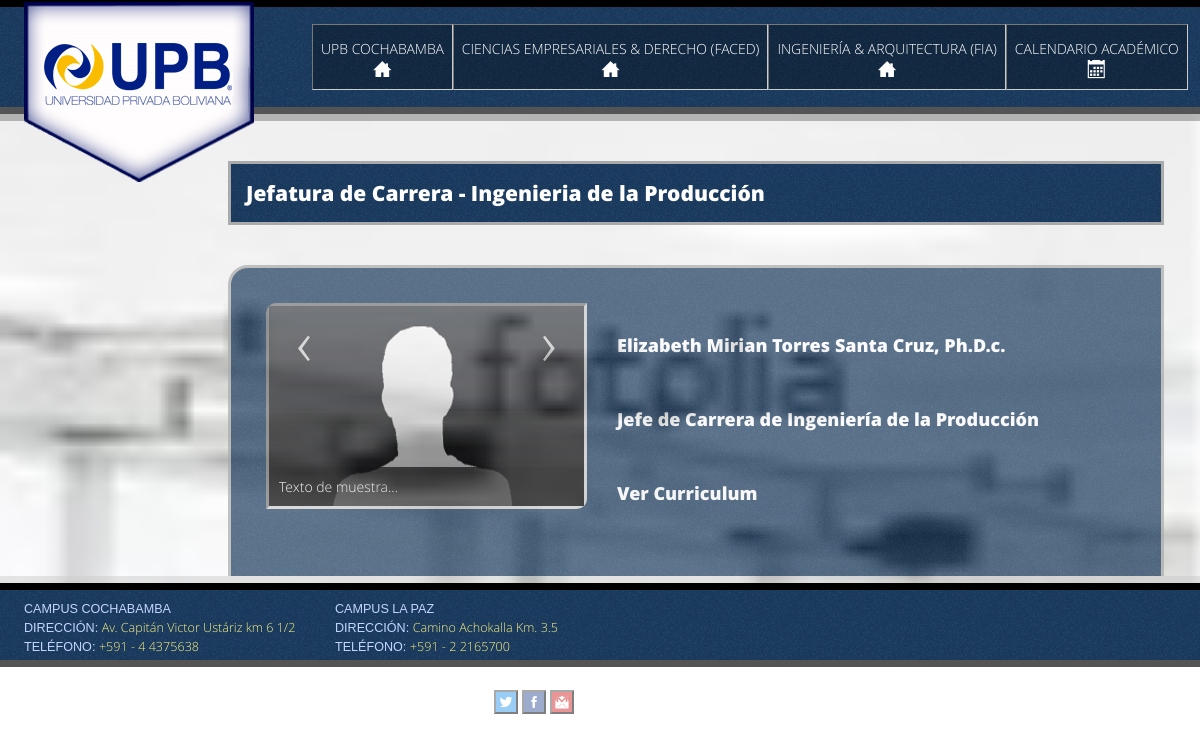
/carreras/C2.html, run on the app's committed database.
### tables this page shows
CREATE TABLE IF NOT EXISTS `upb_carrera` (
  `idupb_carrera` int(11) NOT NULL AUTO_INCREMENT,
  `idupb_plantel` int(11) NOT NULL,
  `carrera` text NOT NULL,
  `porque` text NOT NULL,
  `perfil` text NOT NULL,
  `areas` text NOT NULL,
  `director` varchar(200) NOT NULL,
  `cargo` varchar(200) NOT NULL,
  PRIMARY KEY (`idupb_carrera`)
);

### carrera.php (the view, shortened to what this page needs)
<?php
    require_once('conexion/conexion.php');
    $id=$_GET['ask'];
    $sql="SELECT * FROM upb_carrera WHERE idupb_carrera='$id'";
    $res=mysql_query($sql, $con);
?>
<!DOCTYPE html>
 <html class="no-js">
    <head>
        <link type="text/css" href="../css/jquery.jscrollpane.css" rel="stylesheet" media="all" />
        <link rel="stylesheet" type="text/css" href="../css/fonts.css">
        <?php switch ($id) {
            case '2':
                echo "<link rel='stylesheet' type='text/css' href='../css/style_3.css'>";
                break;
        }
        ?>
    </head>
    <body>
        <div id="contenedor">
            <header>
             	<a href="../index.php"><div id="logo"></div></a>
            	<ul class="nav">
                	<li><a href="../cbba.php">UPB Cochabamba<i class="icon-home"></i></a></li>
                    <li><a href="#se">Ciencias Empresariales & Derecho (FACED)<i class="icon-home"></i></a>
                    </li>
                    <li><a href="#se">Ingenier&iacute;a & Arquitectura (FIA)<i class="icon-home"></i></a>
                    </li>
                    <li><a href="">Calendario Acad&eacute;mico<i class="icon-calendar"></i></a></li>
                </ul>
            </header>
            <div id="cuerpo2">
                <?php while ($reg=mysql_fetch_array($res)) { ?>
                <div id="title">Jefatura de Carrera - <?php echo utf8_encode($reg['carrera']); ?></div>
                <div id="box">
                    <div class="carousel" data-role="carousel">
                        <div class="slides">
                            <div class="slide image" id="slide1">
                                <img src="../images/nn1.jpg"/>
                                <div class="description">
                                    Texto de muestra...
                                </div>
                            </div>
                        </div>
                        <span class="control left">‹</span>
                        <span class="control right">›</span>
                    </div>
                    <p>
                        <h2><?php echo utf8_encode($reg['director']); ?></h2>
                    </p>
                    <p>
                        <h2><?php echo utf8_encode($reg['cargo']); ?></h2>
                    </p>
                    <p>
                        <h2><a style="color: white; font-size: 18px; font-weight: 800; " href="../curriculum.php?ask=<?php echo $reg['idupb_plantel']; ?>" class="fancybox fancybox.ajax">Ver Curriculum</a></h2>
                        <br><br>
                    </p>
                </div>
                <?php } ?>
            </div>
        </div>
		<footer>
          <ul id="dirC">
            <li><span id="dir">Campus Cochabamba</span></li>
            <li><span id="dir">Direcci&oacute;n: </span><span id="nomD">Av. Capit&aacute;n Victor Ust&aacute;riz km 6 1/2</span></li>
            <li><span id="dir">Tel&eacute;fono: </span><span id="nomD">+591 - 4 4375638</span></li>
          </ul>
          <ul id="dirL">
              <li><span id="dir">Campus La Paz</span></li>
              <li><span id="dir">Direcci&oacute;n: </span><span id="nomD">Camino Achokalla Km. 3.5</span></li>
              <li><span id="dir">Tel&eacute;fono: </span><span id="nomD">+591 - 2 2165700 </span></li>
          </ul>
          <div id="soc">
            <ul id="social">
              <a href=""><img src="../images/t.png" width="20" height="20"></a>
              <a href=""><img src="../images/f.png" width="20" height="20"></a>
              <a href=""><img src="../images/g.png" width="20" height="20"></a>
            </ul>
          </div>
        </footer>
    </body>
</html>

### css/style_3.css (style rules this page uses)
* { padding:0; margin:0; font-family: "Open Sans"; font-weight: 300; font-size:14px; }
h2 { font-size:18px; padding-top:20px; padding-left:70px; font-weight:800; }
body, html { height: 100%; width: 100%; margin: 0; padding: 0; }
header { background-image:url(../images/blue.png); height:100px; width:100%; border-bottom:7px rgba(0,0,0,1) inset; border-top:7px rgba(0,0,0,1) inset; }
#logo { position: absolute; left: 2%; top: 2px; width: 230px; height: 180px; background-image: url(../images/banderin2.png); z-index: 999; }
ul, ol { list-style:none; }
.nav { text-transform:uppercase; padding-top:17px; padding-left:26%; overflow:visible; }
.nav li i { font-size:1.3em; }
.nav li a { font-size:1em; background-color:rgba(0,0,0,0.3); color:rgba(255,255,255,1); text-decoration:none; padding:10px 8px; display:block; border:1px rgba(204,204,204,1) inset; transition: all 200ms ease-in-out; overflow:visible; }
.nav > li { float:left; }
.nav li { transition: all 200ms ease-in-out; }
#cuerpo2 { background:url(../images/carreras/ingenieria-de-la-produccion.jpg) no-repeat center center fixed; -webkit-background-size: cover; -moz-background-size: cover; -o-background-size: cover; background-size: cover; height:455px; overflow: auto; width:100%; border-bottom:7px rgba(204,204,204,0.5) inset; border-top:7px rgba(204,204,204,0.5) inset; }
footer { background-image:url(../images/blue.png); height:70px; width:100%; border-bottom:7px rgba(0,0,0,1) inset; border-top:7px rgba(0,0,0,1) inset; }
footer #dir { font-size: 0.9em !important; font-family: Verdana, Geneva, sans-serif; font-weight: 300; color:#c4d6ff; text-transform: uppercase; }
#nomD { font-size:0.9em; color:#f9f084; }
#dirC, #dirL, #soc { padding-top:8px; padding-left:2%; padding-right:1%; display:inline-block; vertical-align:top; }
#social { padding-top:8px; padding-left:4.2%; margin-right: 2%; position: absolute; }
#soc { width:210px; margin-left: 35%; padding-top:8px; }
footer #social img { opacity:0.5; border:rgba(0,0,0,1) 2px outset; transition:all 0.5s ease; }
#dir { font-weight:bold; }
#title, #box, #box_pre { color: #fff; padding: 15px; font-size: 1.5em; width: 900px; border: 3px solid #aaa; background-image:url(../images/blue.png); margin-left: 19%; margin-bottom: 10px; margin-top: 40px; margin-right: 10px; }
#box { border-top-left-radius: 20px; border-bottom-right-radius: 20px; text-align: inherit; font-size: 1.1em; opacity: 0.7; transition:all 0.5s ease; }
#box p { font-size: 1.1em; margin: 30px; }
#boxNav, #box { vertical-align:top; }
.carousel { width: 35% !important; height: 200px; display: block; float: left; position: relative; margin: 20px 30px 15px 20px; border: 3px #ccc inset; border-top-left-radius: 10px; border-bottom-right-radius: 10px; }
.carousel .slides { width: 100%; height: 100%; overflow: hidden; position: relative; }
.carousel .slides .slide { position: absolute; left: 0; top: 0; width: 100%; height: 100%; }
.carousel .slides .slide img { width: 100%; height: 100%; }
.carousel .slides .slide .description { position: absolute; left: 0; right: 0; bottom: 0; padding: 10px; background: rgba(0, 0, 0, 0.7); color: #fff; border: 1px #000; }
.carousel .control { cursor: pointer; color: #fff; left: 15px; width: 40px; height: 45px; margin-top: -20px; font-size: 48pt; font-weight: 100; line-height: 30px; opacity: .75; position: absolute; top: 20%; text-align: center; }
.carousel .control.right { left: auto; right: 15px; }
p { font-size: 0.8em !important; }
#title { font-weight:800 !important; }

### carrera.php (style rules this page uses)
a { text-decoration: none; }
p { font-size:1.1em !important; }

### data on the page
upb_carrera: carrera "Ingenieria de la Producción", director "Elizabeth Mirian Torres Santa Cruz, Ph.D.c.", cargo "Jefe de Carrera de Ingeniería de la Producción"
